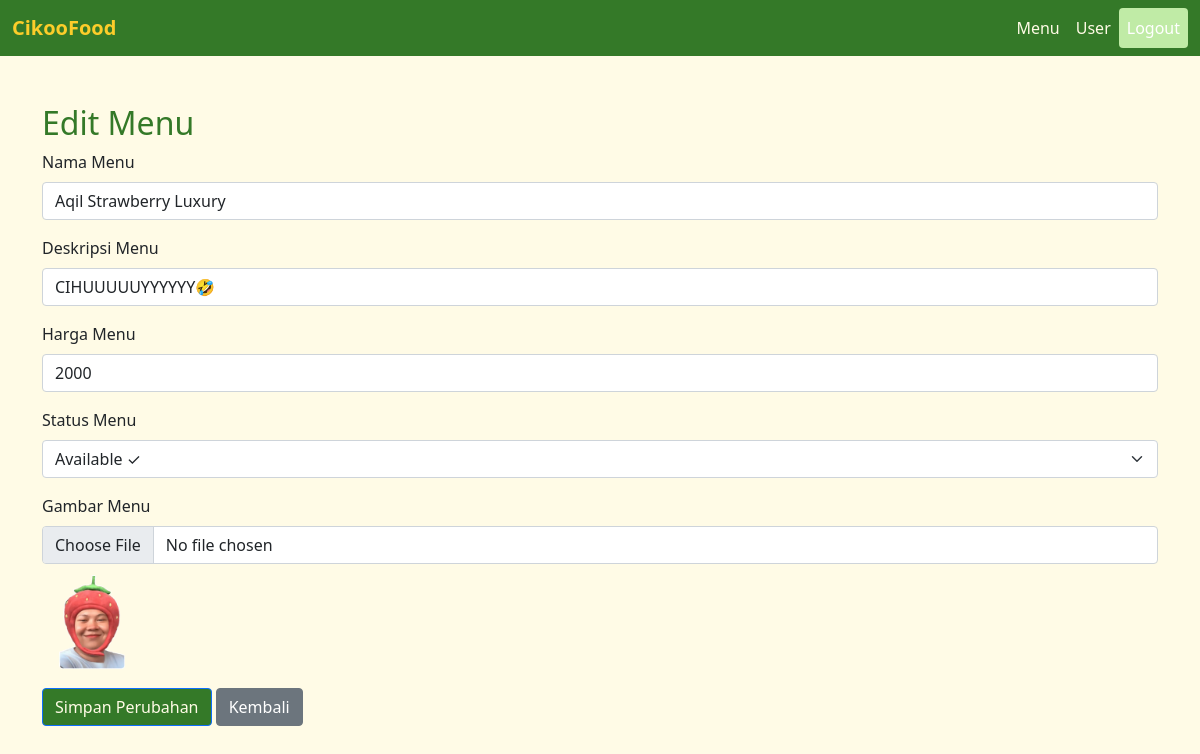
The app's page /admin/edit.php?menu_id=01-008 (signed in) with its own data.
### tables this page shows
CREATE TABLE IF NOT EXISTS `menu` (
  `menu_id` varchar(50) NOT NULL DEFAULT '',
  `menu_name` varchar(30) DEFAULT NULL,
  `menu_desc` varchar(50) DEFAULT NULL,
  `menu_price` int(11) DEFAULT NULL,
  `menu_status` enum('available','unavaliable') DEFAULT 'unavaliable',
  `menu_photo` varchar(50) DEFAULT '/image/default.png',
  PRIMARY KEY (`menu_id`)
);

### admin/edit.php (the view, shortened to what this page needs)
<?php
include '../config/config.php';
if (isset($_GET['menu_id'])) {
    $menu_id = $_GET['menu_id'];
    $stmt = $conn->prepare("SELECT * FROM menu WHERE menu_id = ?");
    $stmt->bind_param("s", $menu_id);
    $stmt->execute();
    $result = $stmt->get_result();
    if ($result->num_rows > 0) {
        $menu = $result->fetch_assoc();
    } else {
        header("Location: menu.php?message=Menu tidak ditemukan");
        exit();
    }
} else {
    header("Location: menu.php?message=ID menu tidak ditemukan");
    exit();
}
?>
<!DOCTYPE html>
<html lang="en">
<head>
    <link href="https://cdn.jsdelivr.net/npm/bootstrap@5.0.2/dist/css/bootstrap.min.css" rel="stylesheet">
</head>
<body>
<nav class="navbar navbar-expand-lg">
    <div class="container-fluid">
        <a class="navbar-brand mb-0 h1" href="index.php">
            CikooFood
        </a>
        <div class="collapse navbar-collapse" id="navbarNavDropdown">
            <ul class="navbar-nav ms-auto">
                <li class="nav-item">
                    <a class="nav-link" href="menu.php">Menu</a>
                </li>
                <li class="nav-item">
                    <a class="nav-link" href="user.php">User</a>
                </li>
                <li class="nav-item">
                    <a class="nav-link btn btn-danger text-white" href="../auth/logout.php">Logout</a>
                </li>
            </ul>
        </div>
    </div>
</nav>
    <div class="container mt-5">
        <h2>Edit Menu</h2>
        <form method="POST" action="backend/update.php" enctype="multipart/form-data">
            <div class="mb-3">
                <label for="menu_name" class="form-label">Nama Menu</label>
                <input type="text" class="form-control" id="menu_name" name="menu_name" value="<?php echo htmlspecialchars($menu['menu_name']); ?>" required>
            </div>
            <div class="mb-3">
                <label for="menu_desc" class="form-label">Deskripsi Menu</label>
                <input type="text" class="form-control" id="menu_desc" name="menu_desc" value="<?php echo htmlspecialchars($menu['menu_desc']); ?>" required>
            </div>
            <div class="mb-3">
                <label for="menu_price" class="form-label">Harga Menu</label>
                <input type="number" class="form-control" id="menu_price" name="menu_price" value="<?php echo htmlspecialchars($menu['menu_price']); ?>" required>
            </div>
            <div class="mb-3">
                <label for="menu_status" class="form-label">Status Menu</label>
                <select class="form-select" id="menu_status" name="menu_status" required>
                    <option value="available" <?php echo ($menu['menu_status'] === 'available') ? 'selected' : ''; ?>>Available &#10003;</option>
                </select>
            </div>
            <div class="mb-3">
                <label for="menu_photo" class="form-label">Gambar Menu</label>
                <input type="file" class="form-control" id="menu_photo" name="menu_photo">
                <?php if (!empty($menu['menu_photo'])): ?>
                    <img src="../<?php echo htmlspecialchars($menu['menu_photo']); ?>" alt="Gambar Menu" width="100" class="mt-2">
                <?php endif; ?>
            </div>
            <button type="submit" class="btn btn-primary">Simpan Perubahan</button>
            <a href="menu.php" class="btn btn-secondary">Kembali</a>
        </form>
    </div>
</body>
</html>

### admin/edit.php (style rules this page uses)
body { background-color: #FFFBE6; }
.navbar, .btn-primary { background-color: #347928; color: #FFFBE6; }
.navbar a.nav-link { color: #FFFBE6; }
.navbar-brand { color: #FCCD2A; font-weight: bold; }
h2, .modal-title { color: #347928; }
.btn-danger { background-color: #C0EBA6; color: #347928; border: none; }

### records on screen
menu: menu_name "Aqil Strawberry Luxury", menu_desc "CIHUUUUUYYYYYY🤣", menu_price "2000", menu_status "Available ✓", menu_photo (picture)
